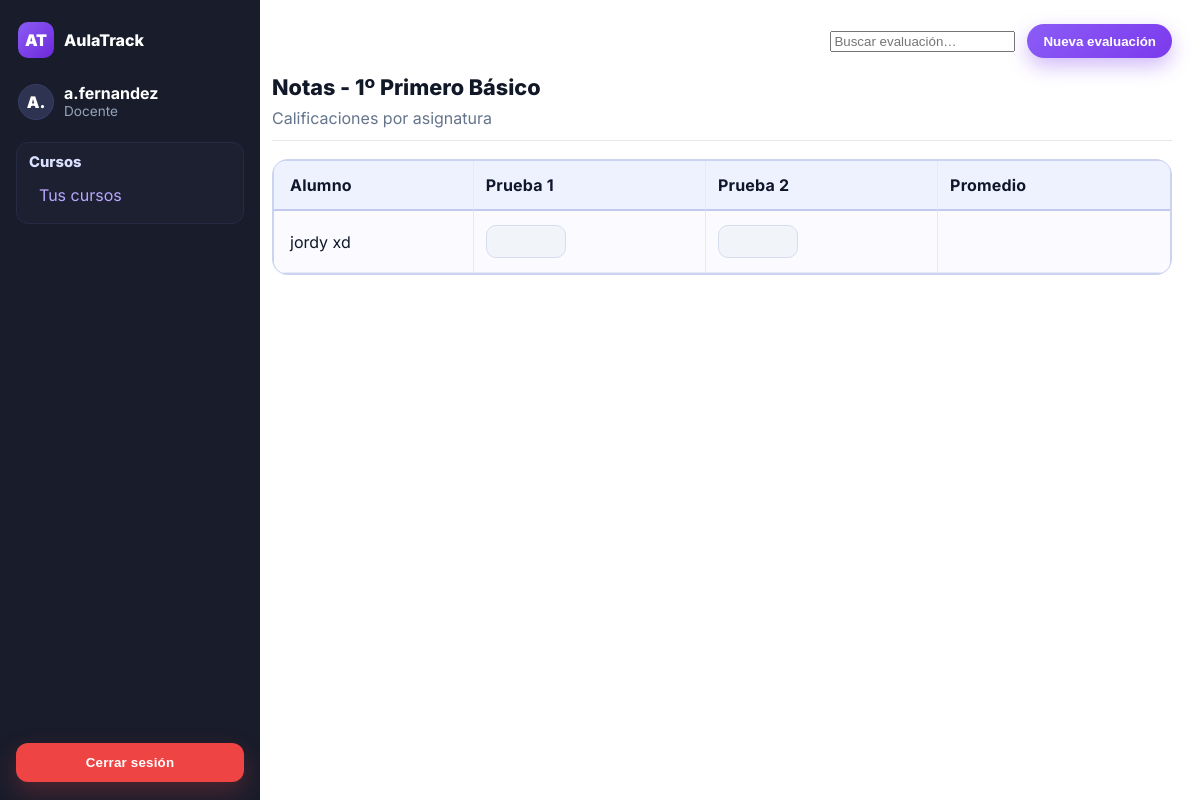
Screenshot of /notas/16/ (signed in) with the database file from the repository.
### usuarios/models.py (models this page shows, shortened)
class Perfil(models.Model):
    ROLE_DOCENTE = 'docente'
    ROLE_UTP = 'utp'
    ROLE_INSPECTOR = 'inspector'
    ROLE_CHOICES = [
        (ROLE_DOCENTE, 'Docente'),
        (ROLE_UTP, 'UTP'),
        (ROLE_INSPECTOR, 'Inspector'),
    ]
    user = models.OneToOneField(User, on_delete=models.CASCADE, related_name='perfil')
    role = models.CharField(max_length=20, choices=ROLE_CHOICES)

class Curso(models.Model):
    año = models.CharField(max_length=15)
    nombre = models.CharField(max_length=30)
    asignaturas = models.ManyToManyField('Asignatura', blank=True)
    profesor_jefe = models.ForeignKey(
        User,
        on_delete=models.CASCADE,
        null=True,
        blank=True,
        limit_choices_to={'perfil__role': 'docente'},
        related_name='cursos_como_profesor_jefe'
    )
    sala = models.CharField(max_length=10)
    class Meta:
        constraints = [
            models.UniqueConstraint(
                Lower('año'), Lower('nombre'), Lower('sala'),
                name='uniq_curso_anio_nombre_sala_ci'
            )
        ]

class Alumno(models.Model):
    rut = models.CharField(max_length=12, unique=True)
    nombres = models.CharField(max_length=100)
    apellidos = models.CharField(max_length=100)
    fecha_nacimiento = models.DateField()
    contacto_emergencia = models.CharField(max_length=15)
    curso = models.ForeignKey("Curso", on_delete=models.SET_NULL, null=True, blank=True)
    class Meta:
        ordering = ['apellidos', 'nombres']  # Ordenar por apellidos, luego por nombres

### usuarios/views.py (the view)
# urls.py: path('notas/<int:curso_id>/', views.notas, name='notas'),
@login_required
def notas(request, curso_id):
    curso = get_object_or_404(Curso, id=curso_id)
    alumnos = Alumno.objects.filter(curso=curso).order_by('apellidos', 'nombres')
    notas_qs = Nota.objects.filter(alumno__curso=curso)
    notas_dict = {}
    for nota in notas_qs:
        notas_dict.setdefault(nota.alumno_id, []).append(nota)
    return render(request, "notas.html", {
        "curso": curso,
        "alumnos": alumnos,
        "notas_dict": notas_dict
    })

### usuarios/templates/notas.html (shortened to what this page needs)
{% extends "base.html" %}
{% load static %}
{% block extra_css %}
<link rel="stylesheet" href="{% static 'css/notas.css' %}">
{% endblock %}
{% block topbar %}
<input class="search" placeholder="Buscar evaluación…" aria-label="Buscar evaluación" />
<button class="topCta">Nueva evaluación</button>
{% endblock %}
{% block content %}
<h2 class="sectionTitle">Notas - {{ curso.año }} {{ curso.nombre }}</h2>
<p class="hint">Calificaciones por asignatura</p>
<div class="divider"></div>
<div class="grades-scroll">
  <table class="grades-table">
    <thead>
      <tr>
        <th>Alumno</th>
        <th>Prueba 1</th>
        <th>Prueba 2</th>
        <th>Promedio</th>
      </tr>
    </thead>
    <tbody>
      {% for alumno in alumnos %}
      <tr>
        <td>{{ alumno.nombres }} {{ alumno.apellidos }}</td>
        <td><input type="number" step="0.1" min="1.0" max="7.0" value=""></td>
        <td><input type="number" step="0.1" min="1.0" max="7.0" value=""></td>
        <td></td>
      </tr>
      {% empty %}
      <tr>
        <td colspan="4">No hay alumnos en este curso.</td>
      </tr>
      {% endfor %}
    </tbody>
  </table>
</div>
{% endblock %}

### usuarios/templates/base.html (shortened to what this page needs)
{% load static %}
<!DOCTYPE html>
<html lang="es">
  <head>
    <link rel="stylesheet" href="{% static 'css/base.css' %}">
    {% block extra_css %}{% endblock %}
  </head>
  <body>
    <main class="app">
      <aside class="sidebar" aria-label="Barra lateral">
        <div class="sidebar-top">
          <div class="brand">
            <div class="logo" aria-hidden="true">AT</div>
            <div class="name">AulaTrack</div>
          </div>
          <div class="profile" aria-label="Perfil usuario">
            <div class="avatar" aria-hidden="true">
              {{ user.username|slice:":2"|upper }}
            </div>
            <div>
              <div class="docente">{{ user.username }}</div>
              <div class="rol">{{ user.perfil.role|title|default:"Sin rol" }}</div>
            </div>
          </div>
          <nav aria-label="Menú principal" class="menu">
            <div class="nav-section">
              <h4>Cursos</h4>
              <ul>
                <li><a href="{% url 'home' %}">Tus cursos</a></li>
              </ul>
            </div>
          </nav>
        </div>
        {% if user.is_authenticated %}
        <div class="logout">
          <form method="post" action="{% url 'logout' %}">
            <button type="submit" class="logout-btn">Cerrar sesión</button>
          </form>
        </div>
        {% endif %}
      </aside>
      <section class="main">
        <header class="topbar">
          {% block topbar %}{% endblock %}
        </header>
        <div class="content">
          {% block content %}{% endblock %}
        </div>
      </section>
    </main>
  </body>
</html>

### usuarios/static/css/base.css (style rules this page uses)
:root { --brand-300:#c084fc; --brand-400:#b072ff; --brand-500:#a855f7; --brand-600:#8b5cf6; --brand-700:#7c3aed; --brand-800:#6d28d9; --bg-900:#141725; --bg-800:#191c2b; --bg-700:#1f2333; --panel:#23273a; --panel-2:#2b3050; --txt-100:#f3f4f6; --txt-200:#e5e7eb; --txt-400:#cbd5e1; --txt-600:#94a3b8; --success:#22c55e; --warning:#f59e0b; --danger:#ef4444; --ring: rgba(168,85,247,.45); --shadow: 0 10px 30px rgba(0,0,0,.35); --radius: 14px; }
* { box-sizing:border-box }
html,body { height:100% }
body { margin:0; font-family: Inter, system-ui, -apple-system, Segoe UI, Roboto, Helvetica, Arial, sans-serif; color:var(--txt-200); background:var(--bg-900); }
a { color:var(--brand-400);text-decoration:none }
h1,h2,h3 { margin:0 0 .5rem;color:#fff }
p { margin:.25rem 0;color:var(--txt-400) }
.sectionTitle { font-size:1.35rem;font-weight:800;color:#fff }
.hint { color:var(--txt-600) }
.divider { height:1px;background:#2a2d45;margin:12px 0 18px }
.app { display:grid; grid-template-columns:260px 1fr; min-height:100vh; }
.main { background:var(--bg-700); padding:24px 28px 28px 12px; }
.content { max-width:none;width:100%;margin:0 }
.topbar { display:flex;align-items:center;gap:12px;margin-bottom:16px }
.topbar .search { margin-left:auto }
.sidebar { background:var(--bg-800); color:var(--txt-200); width:260px; height:100vh; display:flex; flex-direction:column; padding:18px 16px; }
.sidebar-top { display:flex; flex-direction:column; gap:16px; flex:1; }
.brand { display:flex;align-items:center;gap:10px; font-weight:800;color:#fff;margin:4px 2px 4px; }
.brand .logo { width:36px;height:36px;display:grid;place-items:center;border-radius:10px; background:linear-gradient(135deg,var(--brand-600),var(--brand-800)); color:#fff;font-weight:900; }
.profile { display:flex;gap:10px;align-items:center; margin:6px 2px 2px; }
.profile .avatar { width:36px;height:36px;border-radius:999px;display:grid;place-items:center; background:#2f3352;color:#fff;font-weight:900;border:1px solid #3a3f6b; }
.profile .docente { color:#fff;font-weight:700;line-height:1.1 }
.profile .rol { color:var(--txt-600);font-size:.85rem }
.menu { margin-top:4px }
.nav-section { background:#1c2031; border:1px solid #262b45; border-radius:12px; padding:10px 12px; }
.nav-section h4 { margin:0 0 6px; color:#dbe2ff; font-weight:800; font-size:.92rem; }
.nav-section ul { list-style:none; margin:0; padding:0; display:grid; gap:4px; }
.nav-section a { display:block; padding:8px 10px; border-radius:10px; color:#b9a7ff; }
.logout { margin-top:12px; }
.sidebar .logout-btn { width:100%; padding:.75rem 1rem; border:0; border-radius:12px; background: var(--danger); color:#fff; font-weight:800; letter-spacing:.2px; cursor:pointer; transition: background .2s ease, transform .05s ease, box-shadow .2s ease; box-shadow:0 10px 24px rgba(239,68,68,.25); }
.topCta,.cta,.btn { display:inline-flex;align-items:center;justify-content:center; gap:.5rem;padding:.6rem 1rem;border-radius:999px;border:0;cursor:pointer;font-weight:700; transition:transform .05s ease, box-shadow .2s ease, background .2s ease; }
.topCta,.btn-primary { color:#fff;background:linear-gradient(135deg,var(--brand-600),var(--brand-700)); box-shadow:0 8px 20px rgba(124,58,237,.35); }
table { width:100%;border-collapse:collapse;border-radius:12px;overflow:hidden;background:transparent }
thead th { background:linear-gradient(135deg, #2a2f4b, #252946); color:#fff;text-align:left;padding:.85rem;border-bottom:1px solid #32365a;font-weight:700 }
tbody td { padding:.8rem;border-bottom:1px solid #2a2e4a;color:var(--txt-200) }

### rows the page displays
Curso: año "1º", nombre "Primero Básico"
Alumno: nombres "jordy", apellidos "xd"

### other values shown
{{ user.username|slice:":2"|upper }} "A."
{{ user.username }} "a.fernandez"
{{ user.perfil.role|title|default:"Sin rol" }} "Docente"
